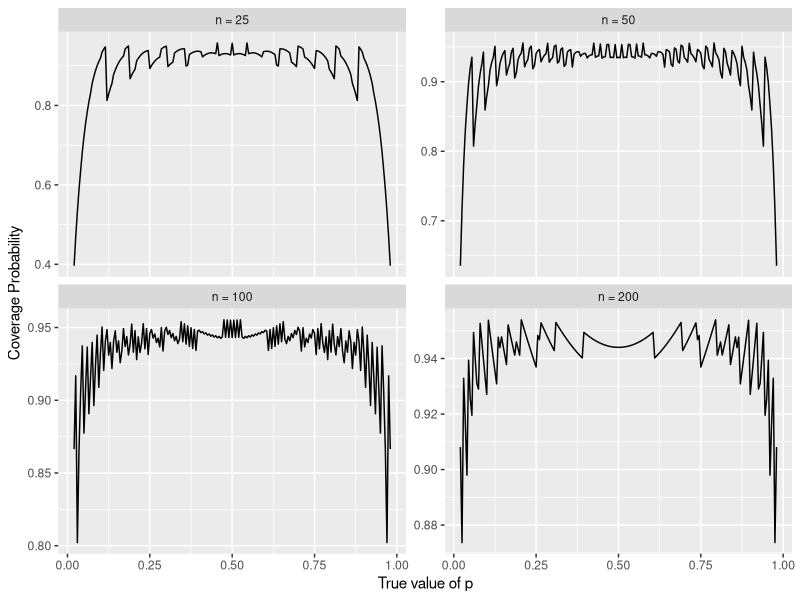
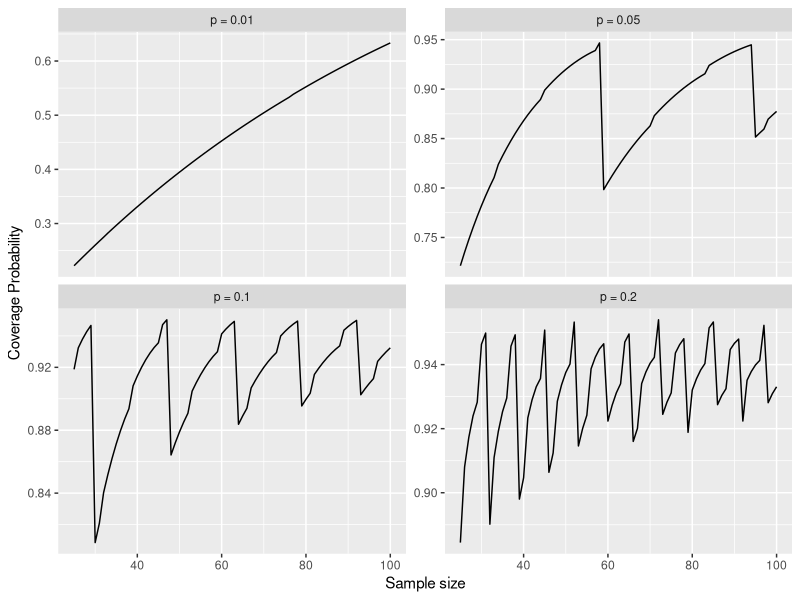
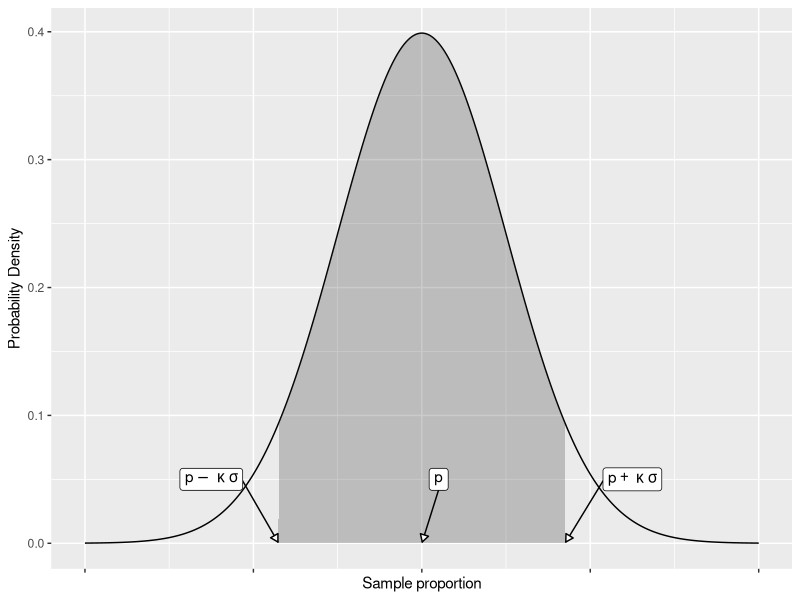
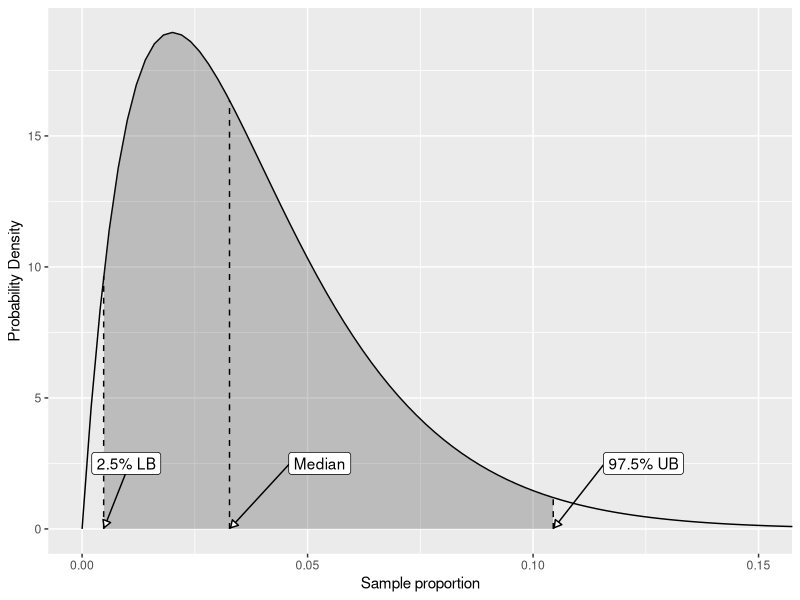
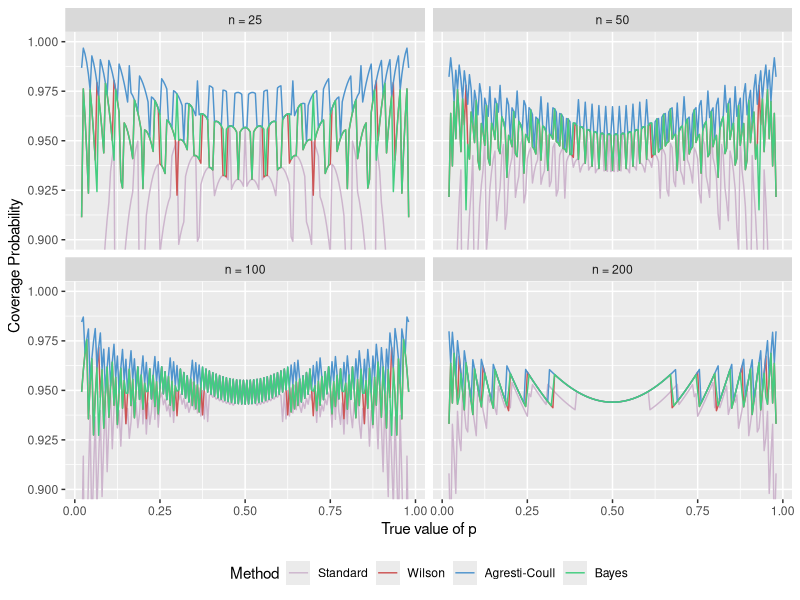
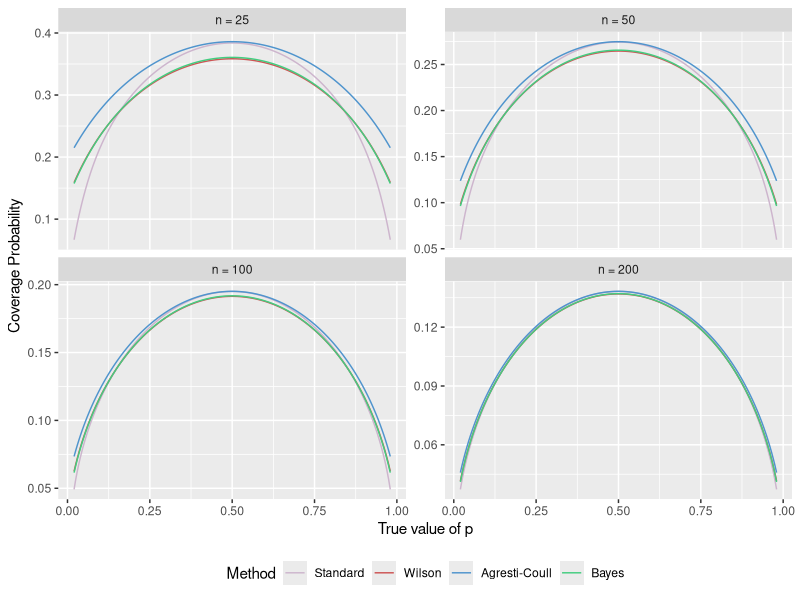

Recreate these plots in R, in order.
## ---- chunk 1


knitr::opts_chunk$set( echo = FALSE, message=FALSE )


library("tidyverse")


## ---- chunk 2

## FUNCTION TO COMPUTE COVERAGE PROBABILITY
make_fig <- function( pseq, nseq ){
  
  results <- crossing( n=nseq, p=pseq ) %>%
  mutate( cover = 0 )
  npseq <- nrow(results)
  
  
  for( ii in 1:npseq ){
    
    pp1 <- results[["p"]][ii]
    nn1 <- results[["n"]][ii]
    
    which_phats <- tibble(
      xobs = seq(0, nn1, by=1),
      phat = xobs/nn1,
      p_me = qnorm(0.975)*sqrt( phat*(1-phat)/nn1 ),
      intv = (phat-p_me <= pp1) & (pp1 <= phat+p_me)
    ) %>% 
    filter( intv )
    
    Xmin <- min( which_phats[["xobs"]] )
    Xmax <- max( which_phats[["xobs"]] )
    results[["cover"]][ii] <- pbinom( Xmax, nn1, pp1 ) - pbinom( Xmin-1, nn1, pp1 )
    
  }
  
  
  ## Make the figure
  if( length(pseq) > length(nseq) ){
    
    plabs <- str_c( "n = ", unique(results[["n"]]) )
    results <- results %>% 
      mutate( n = factor(str_c("n = ", n), levels=plabs ) )
    
    
    ggplot( results, aes(x=p, y=cover) ) + 
      facet_wrap( ~ n, scale="free_y" ) + 
      geom_line() + 
      labs( y="Coverage Probability", x="True value of p" )
    
  } else{
    
    plabs <- str_c( "p = ", unique(results[["p"]]) )
    results <- results %>% 
      mutate( p = factor(str_c("p = ", p), levels=plabs ) )
    
    ggplot( results, aes(x=n, y=cover) ) + 
      facet_wrap( ~ p, scale="free_y" ) + 
      geom_line() + 
      labs( y="Coverage Probability", x="Sample size" )
  }
  

}


# make_fig( pseq = c( 0.01, 0.05, 0.10, 0.2), 
#           nseq = seq( 25, 100, by=1 ) )

# make_fig( pseq = seq( 0.01, 0.99, by=0.01), 
#           nseq = c( 25,50,100,200 ) )


## ---- chunk 3

make_fig( pseq = seq( 0.02, 0.98, by=0.005),
          nseq = c( 25,50,100,200 ) )


## ---- chunk 4
make_fig( pseq = c( 0.01, 0.05, 0.10, 0.20 ),
          nseq = seq( 25,100, by=1 ) )
## ---- chunk 5


dat_w01 <- tibble(
  p = seq(-4,4,length.out=500),
  d = dnorm(p)
)

dat_w02 <- tibble(
  p = seq(-1.7, 1.7 ,length.out=500),
  d = dnorm(p)
)

dat_w03 <- tibble(
  lab = c( "p", expression(p + ~kappa~sigma), expression(p - ~kappa~sigma) ),
  p = c(0,1.7, -1.7),
  d = c( 0.00, dnorm(1.7), dnorm(-1.7) )*0
)


ggplot( dat_w01, aes(x=p, y=d) ) + 
  labs( y="Probability Density", x="Sample proportion") + 
  geom_line() + 
  geom_area( data=dat_w02 , alpha=0.25 ) + 
  ggrepel::geom_label_repel( data=dat_w03, aes(label=lab), parse = TRUE, 
                             nudge_x=c(0.1,0.4,-0.4)*2,
                             nudge_y=c(0.05,0.05,0.05)*1,
                             # segment.size = 1, segment.color="red",
                             min.segment.length = 0.01,
                             arrow= arrow(length = unit(0.015, "npc"), type = "closed", ends = "last")
                             ) + 
  theme( axis.text.x = element_blank() )



## ---- chunk 6

nn <- 50
xx <- 1
aa <- 1
bb <- 1

dat_b01 <- tibble(
  p = seq(0,1,length.out=500),
  d = dbeta(p, xx+aa, nn-xx+bb)
)

dat_b02 <- tibble(
  p = qbeta( seq(0.025,0.975,length.out=500), xx+aa, nn-xx+bb),
  d = dbeta(p, xx+aa, nn-xx+bb)
)

dat_b03 <- tibble(
  p = qbeta( c(0.025,0.5,0.975), xx+aa, nn-xx+bb),
  d = dbeta(p, xx+aa, nn-xx+bb)*0,
  lab = c( "2.5% LB", "Median", "97.5% UB")
)

dat_b04 <- tibble(
  p1 = qbeta( c(0.025,0.5,0.975), xx+aa, nn-xx+bb),
  p2 = p1,
  d1 = 0,
  d2 = dbeta(p1, xx+aa, nn-xx+bb),
  lab = c( "2.5% LB", "Median", "97.5% UB")
)



ggplot( dat_b01, aes(x=p, y=d) ) + 
  labs( y="Probability Density", x="Sample proportion") + 
  coord_cartesian( xlim=c(0,0.15) ) + 
  geom_line() + 
  geom_area( data=dat_b02 , alpha=0.25 ) + 
  geom_segment( data=dat_b04,
                aes(x=p1, xend=p2, y=d1, yend=d2, group=lab),
              linetype="dashed") +
  ggrepel::geom_label_repel( data=dat_b03, aes(label=lab),
                             nudge_x=c(0.005,0.02,0.02),
                             nudge_y=c(0.05,0.05,0.05)*50,
                             # segment.size = 1, segment.color="red",
                             min.segment.length = 0.01,
                             arrow= arrow(length = unit(0.015, "npc"), type = "closed", ends = "last")
                             )






## ---- chunk 7


avg_int_len <- function( xyz ){
  sum( xyz[["int_len"]] * xyz[["prob_x"]] / sum(xyz[["prob_x"]]) )
}
avg_rel_err <- function( xyz ){
  sum( xyz[["rel_err"]] * xyz[["prob_x"]] / sum(xyz[["prob_x"]]) )
}
cov_prob <- function( xyz, nn1, pp1 ){
  Xmin <- min( xyz[["xobs"]] )
  Xmax <- max( xyz[["xobs"]] )
  pbinom( Xmax, nn1, pp1 ) - pbinom( Xmin-1, nn1, pp1 )
}



## FUNCTION TO COMPUTE COVERAGE PROBABILITY
make_fig <- function( pseq, nseq ){
  
  results <- crossing( n=nseq, p=pseq ) %>%
    mutate( int_std = NA, int_wil = NA, int_ac  = NA, int_bay = NA,
            cov_std = NA, cov_wil = NA, cov_ac  = NA, cov_bay = NA,
            mre_std = NA, mre_wil = NA, mre_ac  = NA, mre_bay = NA
          )
  
  npseq <- nrow(results)
  kk    <- qnorm(0.975)
  kk2   <- qnorm(0.975)^2
  
  for( ii in 1:npseq ){
      
    pp1 <- results[["p"]][ii]
    nn1 <- results[["n"]][ii]
    
    which_phats_std <- tibble(
      xobs = seq(0, nn1, by=1),
      phat = xobs/nn1,
      p_me = kk*sqrt( phat*(1-phat)/nn1 ),
      intv = (phat-p_me <= pp1) & (pp1 <= phat+p_me),
      prob_x  = dbinom( xobs, size=nn1, prob=pp1 ),
      int_len = 2*p_me,
      rel_err = abs((phat - pp1)/pp1)
    )
    
    which_phats_wil <- tibble(
      xobs = seq(0, nn1, by=1),
      phat = xobs/nn1,
      ptil = (xobs + kk2/2) / ( nn1 + kk2) ,
      p_me = kk * ((sqrt(nn1)) / (nn1 + kk2)) * sqrt(phat*(1-phat) + kk2/(4*nn1)),
      intv = (ptil-p_me <= pp1) & (pp1 <= ptil+p_me),
      prob_x  = dbinom( xobs, size=nn1, prob=pp1 ),
      int_len = 2*p_me,
      rel_err = abs((ptil - pp1)/pp1)
    )
    
    which_phats_ac <- tibble(
      xobs = seq(0, nn1, by=1),
      ptil = (xobs + kk2/2) / ( nn1 + kk2) ,
      p_me = kk*sqrt( ptil*(1-ptil)/nn1 ),
      intv = (ptil-p_me <= pp1) & (pp1 <= ptil+p_me),
      prob_x  = dbinom( xobs, size=nn1, prob=pp1 ),
      int_len = 2*p_me,
      rel_err = abs((ptil - pp1)/pp1)
    )
    
    which_phats_bay <- tibble(
      xobs = seq(0, nn1, by=1),
      phat = qbeta( 0.500, xobs+1, nn1-xobs+1) ,
      pub  = qbeta( 0.975, xobs+1, nn1-xobs+1),
      plb  = qbeta( 0.025, xobs+1, nn1-xobs+1),
      intv = (plb <= pp1) & (pp1 <= pub),
      prob_x  = dbinom( xobs, size=nn1, prob=pp1 ),
      int_len = pub - plb,
      rel_err = abs((phat - pp1)/pp1)
    )
    
    
    results[["int_std"]][ii] <- avg_int_len( which_phats_std )
    results[["int_wil"]][ii] <- avg_int_len( which_phats_wil )
    results[["int_ac"]][ii]  <- avg_int_len( which_phats_ac  )
    results[["int_bay"]][ii] <- avg_int_len( which_phats_bay )
    
    which_phats_std <- which_phats_std %>% filter( intv )
    which_phats_wil <- which_phats_wil %>% filter( intv )
    which_phats_ac  <- which_phats_ac  %>% filter( intv )
    which_phats_bay <- which_phats_bay %>% filter( intv )
    
    results[["cov_std"]][ii] <- cov_prob( which_phats_std, nn1, pp1 )
    results[["cov_wil"]][ii] <- cov_prob( which_phats_wil, nn1, pp1 )
    results[["cov_ac"]][ii]  <- cov_prob( which_phats_ac, nn1, pp1  )
    results[["cov_bay"]][ii] <- cov_prob( which_phats_bay, nn1, pp1 )
    
    results[["mre_std"]][ii] <- avg_rel_err( which_phats_std )
    results[["mre_wil"]][ii] <- avg_rel_err( which_phats_wil )
    results[["mre_ac"]][ii]  <- avg_rel_err( which_phats_ac  )
    results[["mre_bay"]][ii] <- avg_rel_err( which_phats_bay )
      
  }
  
  
  
  return( results )

}

# 
# 
# fig_data <- make_fig( pseq = seq( 0.02, 0.98, by=0.005),
#                       nseq = c( 25,50,100,200 ) )


# fig_data <- make_fig( pseq = seq( 0.1, 0.9, by=0.05),
#                       nseq = c( 25,50,100,200 ) )



## ---- chunk 8


fig_data <- make_fig( pseq = seq( 0.02, 0.98, by=0.005),
                      nseq = c( 25,50,100,200 ) )
plabs <- str_c( "n = ", unique(fig_data[["n"]]) )


fig_dat_02 <- fig_data %>% 
  pivot_longer( names_to="tmp", values_to="value", cols=int_std:mre_bay ) %>% 
  separate( tmp, into=c("Outcome", "Method"), sep="_" ) %>% 
  mutate(
    Outcome = recode_factor( Outcome, "cov"="coverage", "int"="length", "mre"="mre"),
    Method  = recode_factor( Method, "std"="Standard", "wil"="Wilson", "ac"="Agresti-Coull", "bay"="Bayes"),
    n2 = factor(str_c( "n = ", n ), levels=plabs )
  ) %>%
  pivot_wider( names_from="Outcome", values_from=value )



ggplot( fig_dat_02, aes(x=p, y=coverage) ) + 
  coord_cartesian( ylim=c(0.9, 1.0) ) + 
  facet_wrap( ~ n2 ) + 
  geom_line( aes(color=Method) ) + 
  labs(x="True value of p", y="Coverage Probability") +
  scale_colour_manual( values=c("thistle3", "indianred3", "steelblue3", "seagreen3")  ) + 
  theme( legend.position="bottom")

# fig_dat_02 %>% filter( Method %in% c("Wilson", "Bayes") ) %>%
# ggplot( aes(x=p, y=coverage) ) +
#   coord_cartesian( ylim=c(0.9, 1.0) ) +
#   facet_wrap( ~ n2 ) +
#   geom_line( aes(color=Method) ) +
#   labs(x="True value of p", y="Coverage Probability") +
#   scale_colour_manual( values=c("indianred3", "steelblue3", "seagreen3")  ) +
#   theme( legend.position="bottom")


## ---- chunk 9

fig_dat_02 %>% #filter( n==25 ) %>% 
  ggplot( aes(x=p, y=length) ) + 
    # coord_cartesian( ylim=c(0.9, 1.0) ) + 
    facet_wrap( ~ n2, scale="free_y" ) + 
    geom_line( aes(color=Method) ) + 
    labs(x="True value of p", y="Coverage Probability") +
    # scale_colour_brewer( palette= "Dark2"  ) + 
    scale_colour_manual( values=c("thistle3", "indianred3", "steelblue3", "seagreen3")  ) + 
    theme( legend.position="bottom")



